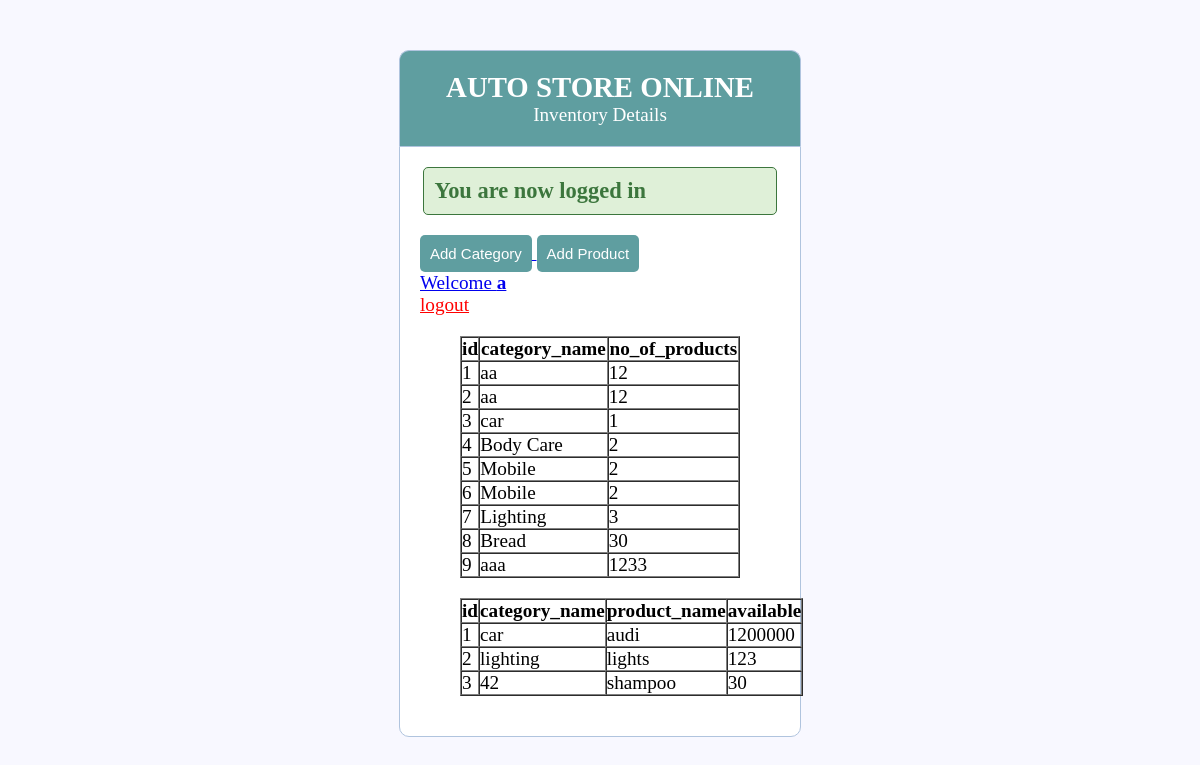
/index.php (signed in), run on the app's committed database.
### tables this page shows
CREATE TABLE `categories` (
  `id` int(11) NOT NULL,
  `category_name` varchar(255) NOT NULL,
  `no_of_products` int(100) NOT NULL
);

CREATE TABLE `product` (
  `id` int(11) NOT NULL,
  `category_name` varchar(255) NOT NULL,
  `product_name` varchar(255) NOT NULL,
  `available` int(255) NOT NULL
);

### index.php (the view, shortened to what this page needs)
<?php
$db = mysqli_connect('localhost', 'makemyas_shoppin', 'shopping', 'makemyas_shopping');
?>
<!DOCTYPE html>
<html>
<head>
    <link rel="stylesheet" type="text/css" href="style.css">
</head>
<body>
    <div class="header">
        <h2>AUTO STORE ONLINE</h2>
        <p>Inventory Details </p>
    </div>
    <div class="content">
        <?php if (isset($_SESSION['success'])) : ?>
            <div class="error success">
                <h3>
                    <?php
                        echo $_SESSION['success'];
                        ?>
                </h3>
            </div>
        <?php endif ?>
        <div class="text-center" style="color:blue">
            <a href="category_details.php"><button id="menubutton" class="btn btn-success" type="button">Add Category</button>
                <a href="product_details.php"><button id="menubutton" class="btn btn-success" type="button">Add Product</button>
        </div>
        <?php if (isset($_SESSION['username'])) : ?>
            <p>Welcome <strong><?php echo $_SESSION['username']; ?></strong></p>
            <p> <a href="index.php?logout='1'" style="color: red;">logout</a> </p>
            <div id="tables-container" style="margin:20px">
                <div id="category-table-container" style="margin:20px">
                    <table border='1' class="table table-striped table-bordered nowrap table-sm" cellspacing="0" width="100%">
                        <thead>
                            <tr>
                                <?php
                                    $sql = "SHOW columns FROM categories";
                                    $result = mysqli_query($db, $sql);
                                    $num_cols = 0;
                                    $col_name = array();
                                    while ($row = mysqli_fetch_array($result)) {
                                        $num_cols += 1;
                                        array_push($col_name, $row['Field']);
                                        echo "<th>" . $row['Field'] . "</th>";
                                    }
                                    ?>
                            </tr>
                        </thead>
                        <tbody>
                            <?php
                                $sql = "SELECT * FROM categories";
                                $result = mysqli_query($db, $sql);
                                while ($row = mysqli_fetch_array($result)) {
                                    echo "<tr>";
                                    for ($i = 0; $i < $num_cols; $i++) {
                                        $val = $row[$col_name[$i]];
                                        echo "<td>" . $val . "</td>";
                                    }
                                    echo "</tr>";
                                }
                                ?>
                        </tbody>
                    </table>
                </div>
                <div id="product-table-container" style="margin:20px">
                    <table border='1' class="table table-striped table-bordered nowrap table-sm" cellspacing="0" width="100%">
                        <thead>
                            <tr>
                                <?php
                                    $sql = "SHOW columns FROM product";
                                    $result = mysqli_query($db, $sql);
                                    $num_cols = 0;
                                    $col_name = array();
                                    while ($row = mysqli_fetch_array($result)) {
                                        $num_cols += 1;
                                        array_push($col_name, $row['Field']);
                                        echo "<th>" . $row['Field'] . "</th>";
                                    }
                                    ?>
                            </tr>
                        </thead>
                        <tbody>
                            <?php
                                $sql = "SELECT * FROM product";
                                $result = mysqli_query($db, $sql);
                                while ($row = mysqli_fetch_array($result)) {
                                    echo "<tr>";
                                    for ($i = 0; $i < $num_cols; $i++) {
                                        $val = $row[$col_name[$i]];
                                        echo "<td>" . $val . "</td>";
                                    }
                                    echo "</tr>";
                                }
                                ?>
                        </tbody>
                    </table>
                </div>
            </div>
        <?php endif ?>
    </div>
</body>
</html>

### style.css (style rules this page uses)
* { margin: 0px; padding: 0px; }
body { font-size: 120%; background: #F8F8FF; }
.header { width: 30%; margin: 50px auto 0px; color: white; background: #5F9EA0; text-align: center; border: 1px solid #B0C4DE; border-bottom: none; border-radius: 10px 10px 0px 0px; padding: 20px; }
form, .content { width: 30%; margin: 0px auto; padding: 20px; border: 1px solid #B0C4DE; background: white; border-radius: 0px 0px 10px 10px; }
.btn { padding: 10px; font-size: 15px; color: white; background: #5F9EA0; border: none; border-radius: 5px; }
.error { width: 92%; margin: 0px auto; padding: 10px; border: 1px solid #a94442; color: #a94442; background: #f2dede; border-radius: 5px; text-align: left; }
.success { color: #3c763d; background: #dff0d8; border: 1px solid #3c763d; margin-bottom: 20px; }

### data on the page
categories: id "1", category_name "aa", no_of_products "12"
categories: id "2", category_name "aa", no_of_products "12"
categories: id "3", category_name "car", no_of_products "1"
categories: id "4", category_name "Body Care", no_of_products "2"
categories: id "5", category_name "Mobile", no_of_products "2"
categories: id "6", category_name "Mobile", no_of_products "2"
categories: id "7", category_name "Lighting", no_of_products "3"
categories: id "8", category_name "Bread", no_of_products "30"
categories: id "9", category_name "aaa", no_of_products "1233"
product: id "1", category_name "car", product_name "audi", available "1200000"
product: id "2", category_name "lighting", product_name "lights", available "123"
product: id "3", category_name "42", product_name "shampoo", available "30"

### other printed values
$_SESSION['success'] "You are now logged in"
$_SESSION['username'] "a"
$row['Field'] "id"
$row['Field'] "category_name"
$row['Field'] "no_of_products"
$row['Field'] "product_name"
$row['Field'] "available"
